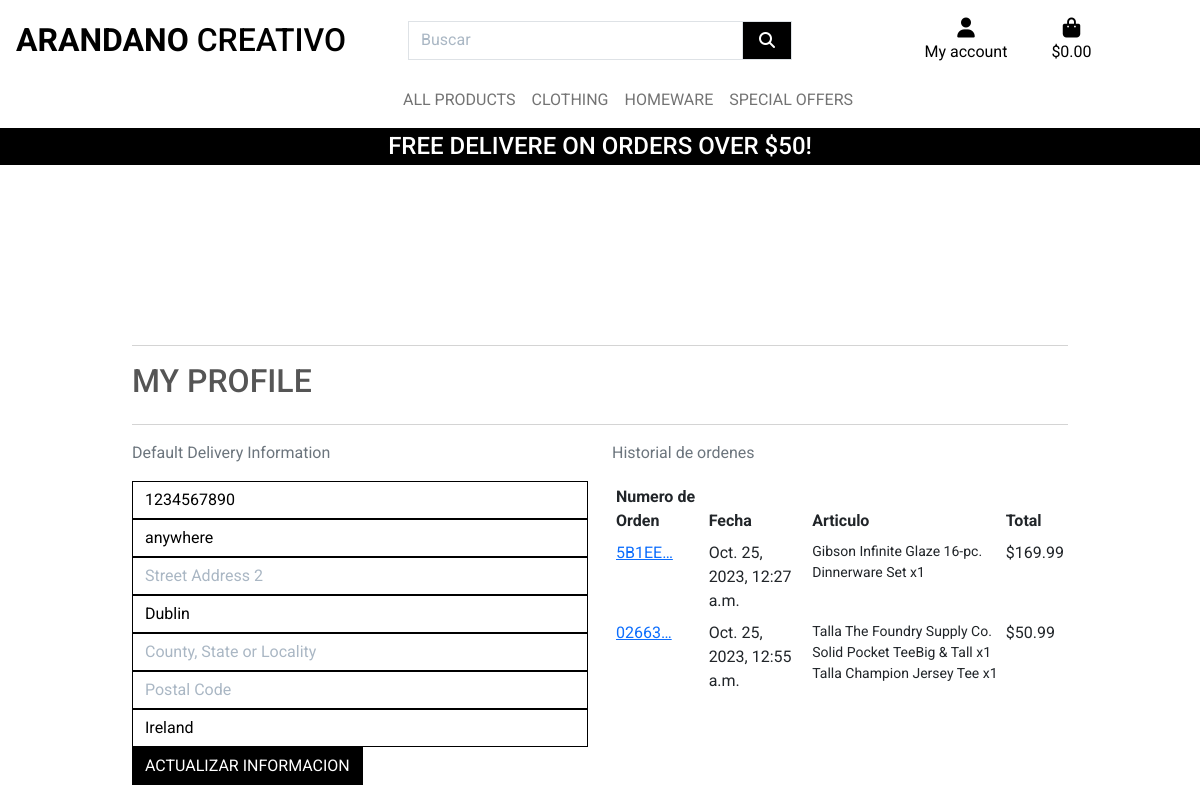
Screenshot of /profile/ (signed in) with the database file from the repository.
### profiles/models.py (models this page shows, shortened)
class UserProfile(models.Model):
    user = models.OneToOneField(User, on_delete=models.CASCADE)
    default_phone_number = models.CharField(
        max_length=20, null=True, blank=True)
    default_street_address1 = models.CharField(
        max_length=80, null=True, blank=True)
    default_street_address2 = models.CharField(
        max_length=80, null=True, blank=True)
    default_town_or_city = models.CharField(
        max_length=40, null=True, blank=True)
    default_county = models.CharField(max_length=80, null=True, blank=True)
    default_postcode = models.CharField(max_length=20, null=True, blank=True)
    default_country = CountryField(
        blank_label='Country', null=True, blank=True)

### checkout/models.py (models this page shows, shortened)
class Order(models.Model):
    order_number = models.CharField(max_length=32, null=False, editable=False)
    user_profile = models.ForeignKey(UserProfile, on_delete=models.SET_NULL,
                                     null=True, blank=True,
                                     related_name='orders')
    full_name = models.CharField(max_length=50, null=False, blank=False)
    email = models.EmailField(max_length=254, null=False, blank=False)
    phone_number = models.CharField(max_length=20, null=False, blank=False)
    country = CountryField(blank_label='Country *', null=False, blank=False)
    postcode = models.CharField(max_length=20, null=True, blank=True)
    town_or_city = models.CharField(max_length=40, null=False, blank=False)
    street_address1 = models.CharField(max_length=80, null=False, blank=False)
    street_address2 = models.CharField(max_length=80, null=True, blank=True)
    county = models.CharField(max_length=80, null=True, blank=True)
    date = models.DateTimeField(auto_now_add=True)
    delivery_cost = models.DecimalField(
        max_digits=6, decimal_places=2, null=False, default=0)
    order_total = models.DecimalField(
        max_digits=10, decimal_places=2, null=False, default=0)
    grand_total = models.DecimalField(
        max_digits=10, decimal_places=2, null=False, default=0)
    original_bag = models.TextField(null=False, blank=False, default='')
    stripe_pid = models.CharField(max_length=254, null=False, blank=False, default='')

class OrderLineItem(models.Model):
    order = models.ForeignKey(Order, null=False, blank=False,
                              on_delete=models.CASCADE,
                              related_name='lineitems')
    product = models.ForeignKey(
        Product, null=False, blank=False, on_delete=models.CASCADE)
    product_size = models.CharField(
        max_length=2, null=True, blank=True)  # XS, S, M, L, XL
    quantity = models.IntegerField(null=False, blank=False, default=0)
    lineitem_total = models.DecimalField(
        max_digits=6, decimal_places=2, null=False, blank=False,
        editable=False)

### products/models.py (models this page shows, shortened)
class Product(models.Model):
    category = models.ForeignKey(
        'Category', null=True, blank=True, on_delete=models.SET_NULL)
    sku = models. CharField(max_length=254, null=True, blank=True)
    name = models.CharField(max_length=254)
    description = models. TextField()
    has_sizes = models.BooleanField(default=False, null=True, blank=True)
    price = models.DecimalField(max_digits=6, decimal_places=2)
    rating = models.DecimalField(
        max_digits=6, decimal_places=2, null=True, blank=True)
    image_url = models. URLField(max_length=1024, null=True, blank=True)
    image = models.ImageField(null=True, blank=True)

### profiles/views.py (the view)
# urls.py: path('profile/', include('profiles.urls')),
@login_required
def profile(request):
    profile = get_object_or_404(UserProfile, user=request.user)
    if request.method == 'POST':
        form = UserProfileForm(request.POST, instance=profile)
        if form.is_valid():
            form.save()
            messages.success(request, 'Perfil actualizado con éxito')
        else:
            messages.error(request, 'Update failed. Please ensure the form is valid.')
    else:
        form = UserProfileForm(instance=profile)
        orders = profile.orders.all()
        template = 'profiles/profile.html'
        context = {
            'form': form,
            'orders': orders,
            'on_profile_page': True
        }
        return render(request, template, context)

### profiles/forms.py
class UserProfileForm(forms.ModelForm):
    class Meta:
        model = UserProfile
        exclude = ('user',)
    def __init__(self, *args, **kwargs):
        super().__init__(*args, **kwargs)
        placeholders = {
            'default_phone_number': 'Phone Number',
            'default_postcode': 'Postal Code',
            'default_town_or_city': 'Town or City',
            'default_street_address1': 'Street Address 1',
            'default_street_address2': 'Street Address 2',
            'default_county': 'County, State or Locality',
        }
        self.fields['default_phone_number'].widget.attrs['autofocus'] = True
        for field in self.fields:
            if field != 'default_country':
                if self.fields[field].required:
                    placeholder = f'{placeholders[field]} *'
                else:
                    placeholder = placeholders[field]
                self.fields[field].widget.attrs['placeholder'] = placeholder
            self.fields[field].widget.attrs['class'] = 'border-black rounded-0\
            profile-form-input'
            self.fields[field].label = False

### bag/contexts.py (called while the page is built, shortened)
def bag_contents(request):
    bag_items = []
    total = 0
    product_count = 0
    bag = request.session.get('bag', {})
    if total < settings.FREE_DELIVERY_THRESHOLD:
        delivery = total * Decimal(settings.STANDARD_DELIVERY_PERCENTAGE / 100)
        free_delivery_delta = settings.FREE_DELIVERY_THRESHOLD - total
    else:
        delivery = 0
        free_delivery_delta = 0
    grand_total = delivery + total
    context = {
        'bag_items': bag_items,
        'total': total,
        'product_count': product_count,
        'delivery': delivery,
        'free_delivery_delta': free_delivery_delta,
        'free_delivery_threshold': settings.FREE_DELIVERY_THRESHOLD,
        'grand_total': grand_total,
    }
    return context

### profiles/templates/profiles/profile.html (shortened to what this page needs)
{% extends "base.html" %}
{% load static %}
{% block extra_css %}
<link rel="stylesheet" href="{% static 'profiles/css/profile.css' %}">
{% endblock %}
{% block page_header %}
<div class="container header-container">
</div>
{% endblock %}
{% block content %}
    <div class="overlay"></div>
    <div class="container">
        <div class="row">
            <div class="col">
                <hr>
                <h2 class="logo-font mb-4">My Profile</h2>
                <hr>
            </div>
        </div>
        <div class="row">
            <div class="col-12 col-lg-6">
                <p class="text-muted">Default Delivery Information</p>
                <form class="mt-3" action="{% url 'profile' %}" method="POST" id="profile-update-form">
                    {{ form|crispy }}
                    <button class="btn btn-black rounded-0 text-uppercase float-right">Actualizar Informacion</button>
                </form>
            </div>
            <div class="col-12 col-lg-6">
                <p class="text-muted">Historial de ordenes</p>
                <div class="order-history table-responsive">
                    <table class="table table-sm table-borderless">
                        <thead>
                            <tr>
                                <th>Numero de Orden</th>
                                <th>Fecha</th>
                                <th>Articulo</th>
                                <th>Total</th>
                            </tr>
                        </thead>
                        <tbody>
                            {% for order in orders %}
                            <tr>
                                <td>
                                    <a href="{% url 'order_history' order.order_number %}" title="{{ order.order_number }}">
                                        {{ order.order_number|truncatechars:6 }}
                                    </a>
                                </td>
                                <td>{{ order.date }}</td>
                                <td>
                                    <ul class="list-unstyled">
                                        {% for item in order.lineitems.all %}
                                        <li class="small">
                                            {% if item.product.has_sizes %}
                                            Talla {{ item.product.size|upper }}
                                            {% endif %}{{ item.product.name }} x{{ item.quantity }}
                                        </li>
                                        {% endfor %}
                                    </ul>
                                </td>
                                <td>${{ order.grand_total }}</td>
                            </tr>
                            {% endfor %}
                        </tbody>
                    </table>
                </div>
                </div>
                </div>
{% endblock %}

### static/css/base.css (style rules this page uses)
html { height: 100%; }
body { background: url('/media/arandano_background.webp') no-repeat center center fixed; background-size: cover; height: calc(100vh - 164px); color: #555; font-family: 'Roboto', sans-serif; }
.logo-font { text-transform: uppercase; }
.btn-black { background: black; color: white; }
.border-black { border: 1px solid black; }
.overlay { height: 100%; width: 100%; top: 0; left: 0; position: fixed; background: white; z-index: -1; }
@media (min-width: 1200px) { .container { max-width: 80%; } }
@media (min-width: 992px) { .header-container { padding-top: 164px; } }

### profiles/static/profiles/css/profile.css (style rules this page uses)
.order-history { max-height: 416px; overflow-y: auto; }
#profile-update-form .form-control { color: #000; }
#profile-update-form input::placeholder { color: #aab7c4; }
#id_default_country, #id_default_country option:not(:first-child) { color: #000; }

### rows the page displays
UserProfile: default_phone_number "1234567890", default_street_address1 "anywhere", default_town_or_city "Dublin", default_country "Ireland"
Order: order_number "5B1EE…", date "Oct. 25, 2023, 12:27 a.m.", grand_total "169.99"
OrderLineItem: product.name "Gibson Infinite Glaze 16-pc. Dinnerware Set", quantity "1"
Order: order_number "02663…", date "Oct. 25, 2023, 12:55 a.m.", grand_total "50.99"
OrderLineItem: product.name "The Foundry Supply Co. Solid Pocket TeeBig & Tall", quantity "1"
OrderLineItem: product.name "Champion Jersey Tee", quantity "1"

### other values shown
{{ free_delivery_threshold }} "50"
